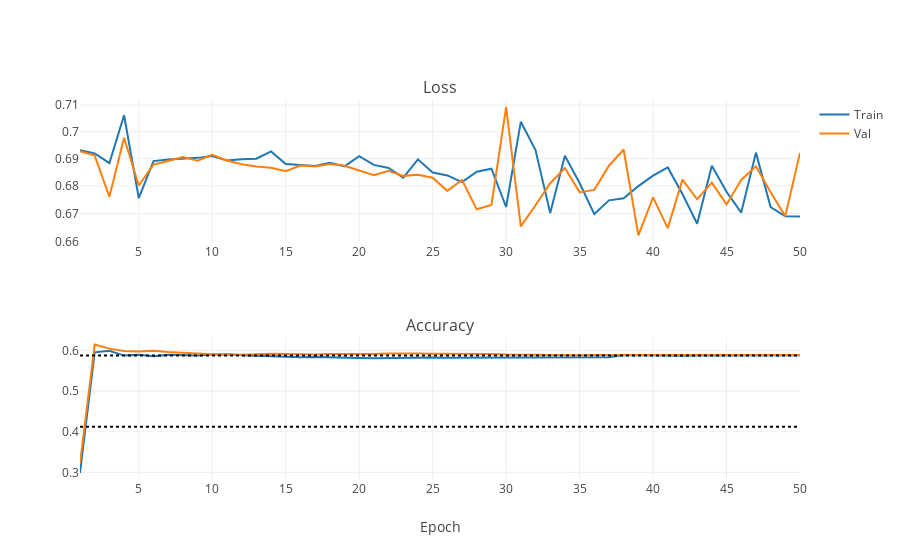

Notebook cell for this chart:
### Markdown cell above
Lets start with a bare version of AlexNet. No dropout is used, downscale=16. The network is trained with Adam for 50 epochs:

### Code cell
from plotly.offline import init_notebook_mode, iplot
init_notebook_mode(connected=True)

from cv_vis import plot_training_stats
iplot(plot_training_stats("/DATA/Dropbox/LOOTRPV/Personal_programming/MachineLearning/Tutorials/ImageRecognition/NNs/AlexNet_logs/0.log"))
